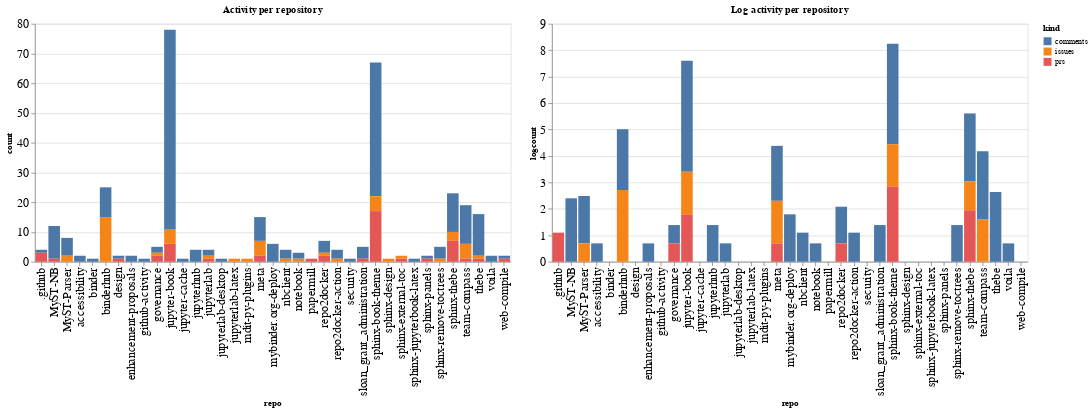

Notebook code for this chart:
### Code cell
ch1 = alt.Chart(repo_summaries, width=600, title="Activity per repository").mark_bar().encode(
    x='repo',
    y='count',
    color='kind',
    tooltip="kind"
)

ch2 = alt.Chart(repo_summaries, width=600, title="Log activity per repository").mark_bar().encode(
    x='repo',
    y='logcount',
    color='kind',
    tooltip="kind"
)

ch1 | ch2

### Figure 1 — Vega-Lite specification as saved in the notebook (floating-point values rounded to 4 significant figures)
{"config": {"axisLeft": {"labelFontSize": 15}, "axisBottom": {"labelFontSize": 15}}, "hconcat": [{"mark": "bar", "encoding": {"color": {"type": "nominal", "field": "kind"}, "tooltip": {"type": "nominal", "field": "kind"}, "x": {"type": "nominal", "field": "repo"}, "y": {"type": "quantitative", "field": "count"}}, "title": "Activity per repository", "width": 600}, {"mark": "bar", "encoding": {"color": {"type": "nominal", "field": "kind"}, "tooltip": {"type": "nominal", "field": "kind"}, "x": {"type": "nominal", "field": "repo"}, "y": {"type": "quantitative", "field": "logcount"}}, "title": "Log activity per repository", "width": 600}], "data": {"name": "data-da46f1f186c5eed24a88de66a8cb6545"}, "$schema": "https://vega.github.io/schema/vega-lite/v4.8.1.json", "datasets": {"data-da46f1f186c5eed24a88de66a8cb6545": [{"repo": ".github", "kind": "comments", "count": 1, "logcount": 0.0}, {"repo": ".github", "kind": "prs", "count": 3, "logcount": 1.099}, {"repo": "MyST-NB", "kind": "comments", "count": 11, "logcount": 2.398}, {"repo": "MyST-NB", "kind": "prs", "count": 1, "logcount": 0.0}, {"repo": "MyST-Parser", "kind": "comments", "count": 6, "logcount": 1.792}, {"repo": "MyST-Parser", "kind": "issues", "count": 2, "logcount": 0.6931}, {"repo": "accessibility", "kind": "comments", "count": 2, "logcount": 0.6931}, {"repo": "binder", "kind": "comments", "count": 1, "logcount": 0.0}, {"repo": "binderhub", "kind": "comments", "count": 10, "logcount": 2.303}, {"repo": "binderhub", "kind": "issues", "count": 15, "logcount": 2.708}, {"repo": "design", "kind": "comments", "count": 1, "logcount": 0.0}, {"repo": "design", "kind": "prs", "count": 1, "logcount": 0.0}, {"repo": "enhancement-proposals", "kind": "comments", "count": 2, "logcount": 0.6931}, {"repo": "github-activity", "kind": "comments", "count": 1, "logcount": 0.0}, {"repo": "governance", "kind": "comments", "count": 2, "logcount": 0.6931}, {"repo": "governance", "kind": "issues", "count": 1, "logcount": 0.0}, {"repo": "governance", "kind": "prs", "count": 2, "logcount": 0.6931}, {"repo": "jupyter-book", "kind": "comments", "count": 67, "logcount": 4.205}, {"repo": "jupyter-book", "kind": "issues", "count": 5, "logcount": 1.609}, {"repo": "jupyter-book", "kind": "prs", "count": 6, "logcount": 1.792}, {"repo": "jupyter-cache", "kind": "comments", "count": 1, "logcount": 0.0}, {"repo": "jupyterhub", "kind": "comments", "count": 4, "logcount": 1.386}, {"repo": "jupyterlab", "kind": "comments", "count": 2, "logcount": 0.6931}, {"repo": "jupyterlab", "kind": "issues", "count": 1, "logcount": 0.0}, {"repo": "jupyterlab", "kind": "prs", "count": 1, "logcount": 0.0}, {"repo": "jupyterlab-desktop", "kind": "comments", "count": 1, "logcount": 0.0}, {"repo": "jupyterlab-latex", "kind": "issues", "count": 1, "logcount": 0.0}, {"repo": "mdit-py-plugins", "kind": "issues", "count": 1, "logcount": 0.0}, {"repo": "meta", "kind": "comments", "count": 8, "logcount": 2.079}, {"repo": "meta", "kind": "issues", "count": 5, "logcount": 1.609}, {"repo": "meta", "kind": "prs", "count": 2, "logcount": 0.6931}, {"repo": "mybinder.org-deploy", "kind": "comments", "count": 6, "logcount": 1.792}, {"repo": "nbclient", "kind": "comments", "count": 3, "logcount": 1.099}, {"repo": "nbclient", "kind": "issues", "count": 1, "logcount": 0.0}, {"repo": "notebook", "kind": "comments", "count": 2, "logcount": 0.6931}, {"repo": "notebook", "kind": "issues", "count": 1, "logcount": 0.0}, {"repo": "papermill", "kind": "prs", "count": 1, "logcount": 0.0}, {"repo": "repo2docker", "kind": "comments", "count": 4, "logcount": 1.386}, {"repo": "repo2docker", "kind": "issues", "count": 1, "logcount": 0.0}, {"repo": "repo2docker", "kind": "prs", "count": 2, "logcount": 0.6931}, {"repo": "repo2docker-action", "kind": "comments", "count": 3, "logcount": 1.099}, {"repo": "repo2docker-action", "kind": "issues", "count": 1, "logcount": 0.0}, {"repo": "security", "kind": "comments", "count": 1, "logcount": 0.0}, {"repo": "sloan_grant_administration", "kind": "comments", "count": 4, "logcount": 1.386}, {"repo": "sloan_grant_administration", "kind": "prs", "count": 1, "logcount": 0.0}, {"repo": "sphinx-book-theme", "kind": "comments", "count": 45, "logcount": 3.807}, {"repo": "sphinx-book-theme", "kind": "issues", "count": 5, "logcount": 1.609}, {"repo": "sphinx-book-theme", "kind": "prs", "count": 17, "logcount": 2.833}, {"repo": "sphinx-design", "kind": "issues", "count": 1, "logcount": 0.0}, {"repo": "sphinx-external-toc", "kind": "issues", "count": 1, "logcount": 0.0}, {"repo": "sphinx-external-toc", "kind": "prs", "count": 1, "logcount": 0.0}, {"repo": "sphinx-jupyterbook-latex", "kind": "comments", "count": 1, "logcount": 0.0}, {"repo": "sphinx-panels", "kind": "comments", "count": 1, "logcount": 0.0}, {"repo": "sphinx-panels", "kind": "prs", "count": 1, "logcount": 0.0}, {"repo": "sphinx-remove-toctrees", "kind": "comments", "count": 4, "logcount": 1.386}, {"repo": "sphinx-remove-toctrees", "kind": "issues", "count": 1, "logcount": 0.0}, {"repo": "sphinx-thebe", "kind": "comments", "count": 13, "logcount": 2.565}, {"repo": "sphinx-thebe", "kind": "issues", "count": 3, "logcount": 1.099}, {"repo": "sphinx-thebe", "kind": "prs", "count": 7, "logcount": 1.946}, {"repo": "team-compass", "kind": "comments", "count": 13, "logcount": 2.565}, {"repo": "team-compass", "kind": "issues", "count": 5, "logcount": 1.609}, {"repo": "team-compass", "kind": "prs", "count": 1, "logcount": 0.0}, {"repo": "thebe", "kind": "comments", "count": 14, "logcount": 2.639}, {"repo": "thebe", "kind": "issues", "count": 1, "logcount": 0.0}, {"repo": "thebe", "kind": "prs", "count": 1, "logcount": 0.0}, {"repo": "voila", "kind": "comments", "count": 2, "logcount": 0.6931}, {"repo": "web-compile", "kind": "comments", "count": 1, "logcount": 0.0}, {"repo": "web-compile", "kind": "prs", "count": 1, "logcount": 0.0}]}}
